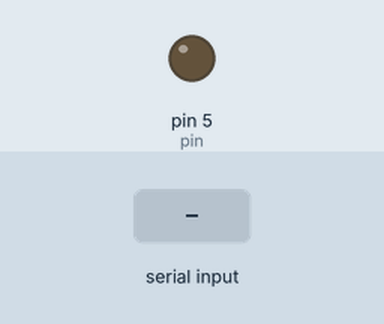
This sketch was run on a simulated Arduino Uno, built with avr-gcc and run on an emulated ATmega328P. Shown: output pins drawn as LEDs (lit = HIGH). The inputs (shaded band) are chosen by the test bench.

Above: at 1.2 s.
1.3 s: "V90\n" received over Serial
At 1.4 s:
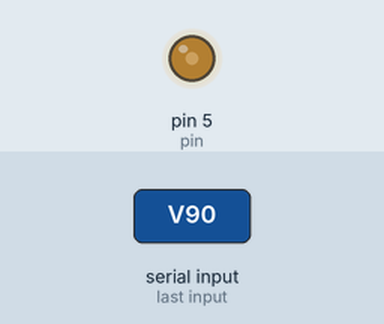
3.0 s: "V,45\n" received over Serial
At 3.7 s:
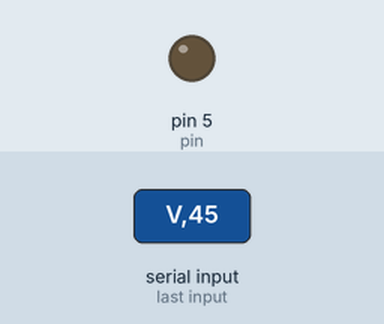
Timing chart, 0 to 6.0 s (numbered marks = the images above; inputs shaded):
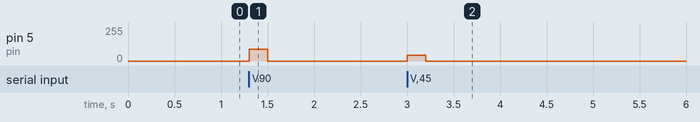

The sketch:

CHMachine_Arduino.ino
```cpp
/*
  COCK HERO MACHINE serial connection V.0.9
  http://cockheromachine.blogspot.it/
  cockheromachine@gmail.com

  This program is expected to receive over serial an 8bit integer value between the string 'V' and any other string(e.g. V100S) to vary the pulse width accordingly on the analog pin.
  The PWM pin goes to 0 after 200ms if no signal is received.

*/

int Value = 0;
int pin = 5;
int timelimit = 200;
long unsigned timer = 0;

void setup() {
  // initialize the digital pin as an output.
  pinMode(pin, OUTPUT);
  Serial.begin(9600);


}

// the loop routine runs over and over again forever:
void loop() {

  if (Serial.available() > 0) {


    if (Serial.peek() == 'V') {      //check for the character V
      Serial.read();                 //remove the character V from buffer
      Value = Serial.parseInt();     //read the integer value
      Serial.read();                 //remove the last character(S)
      analogWrite(pin, Value);       // set the state of the PIN
      timer = millis();              //reset the timer
    }

    //check if the connection is estabilished:
    else if (Serial.peek() == 'T') {      //check for the character T
      Serial.read();                      //clean the serial buffer
      Serial.println("connOK");           //send a string


    }
    else
      Serial.read();                 //clear the serial buffer from other characters


  }

  if (millis() - timer >= timelimit) { //turn off the pin after some time if no data is received (just a safety precaution)
    analogWrite(pin, 0);
  }

}
```

Measured:
- after the input at 1.3 s, pin 5 (pin): 0/255 → 90/255 at once, → 0/255 0.20 s later
- after the input at 3.0 s, pin 5 (pin): 0/255 → 45/255 at once, → 0/255 0.20 s later
